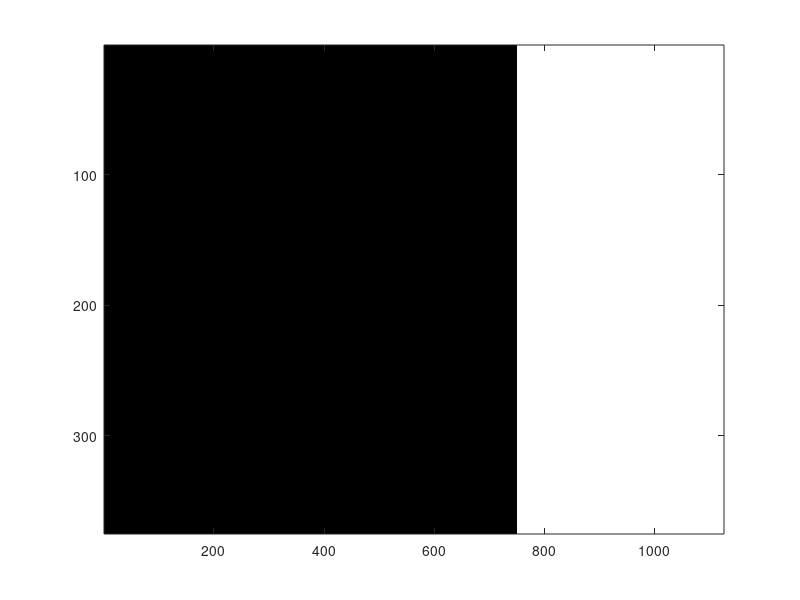

Recreate this plot in MATLAB.
%make stims 

stim = zeros(375,1125);

img = stim;
img(1:125,:)=255;
imagesc(img)
colormap(gray)
save('\\zserver.cortexlab.net\Data\pregenerated_textures\JulieF\locations\img1.mat', 'img')

img = stim;
img(125:250,:)=1;
imagesc(img)
save('\\zserver.cortexlab.net\Data\pregenerated_textures\JulieF\locations\img2.mat', 'img')

img = stim;
img(250:end,:)=1;
imagesc(img)
save('\\zserver.cortexlab.net\Data\pregenerated_textures\JulieF\locations\img3.mat', 'img')

img = stim;
img(:,1:375)=1;
imagesc(img)
save('\\zserver.cortexlab.net\Data\pregenerated_textures\JulieF\locations\img4.mat', 'img')

img = stim;
img(:,375:375+375)=1;
imagesc(img)
save('\\zserver.cortexlab.net\Data\pregenerated_textures\JulieF\locations\img5.mat', 'img')

img = stim;
img(:,1125-375:end)=1;
imagesc(img)
save('\\zserver.cortexlab.net\Data\pregenerated_textures\JulieF\locations\img6.mat', 'img')

img = stim;
img(:,1125-375:end)=1;
imagesc(img)
save('\\zserver.cortexlab.net\Data\pregenerated_textures\JulieF\locations\img6.mat', 'img')